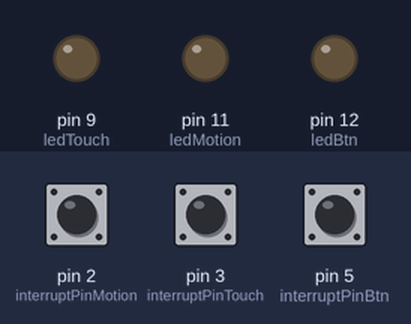
Recording of a sketch running on a simulated Arduino Uno, built with avr-gcc and run on an emulated ATmega328P. Shown: output pins drawn as LEDs (lit = HIGH). Inputs (shaded band) come from the test bench; at power-on: pin 2 (interruptPinMotion) LOW, pin 3 (interruptPinTouch) LOW, pin 5 (interruptPinBtn) LOW.

Above: at 1.2 s.
1.3 s: pin 2 (interruptPinMotion) pulled HIGH for 0.15 s
At 2.1 s:
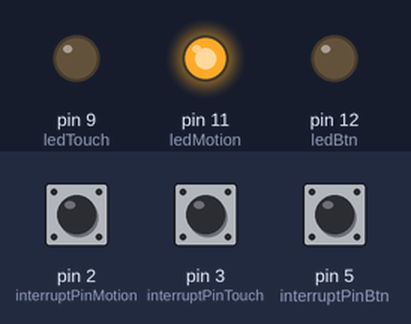
2.9 s: pin 3 (interruptPinTouch) pulled HIGH for 0.15 s
At 3.3 s:
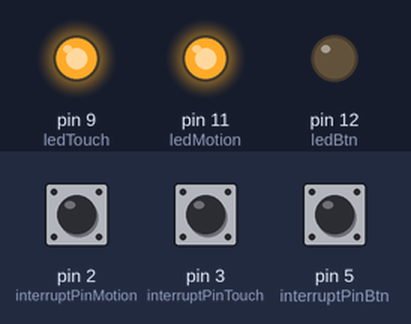
4.5 s: pin 5 (interruptPinBtn) pulled HIGH for 0.15 s
At 5.7 s:
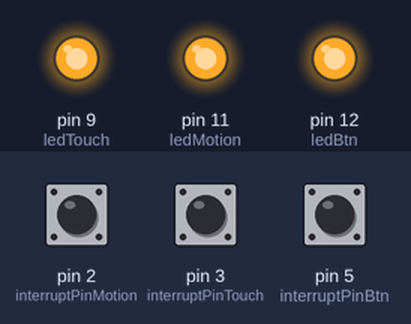
6.1 s: pin 2 (interruptPinMotion) pulled HIGH for 1 s
At 7.0 s:
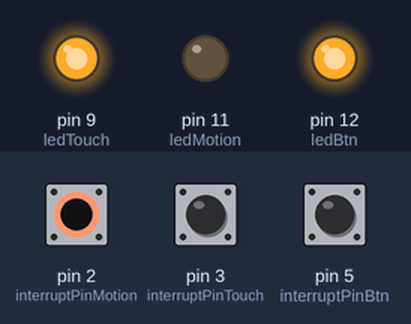
8.6 s: pin 3 (interruptPinTouch) pulled HIGH for 1 s
At 8.9 s:
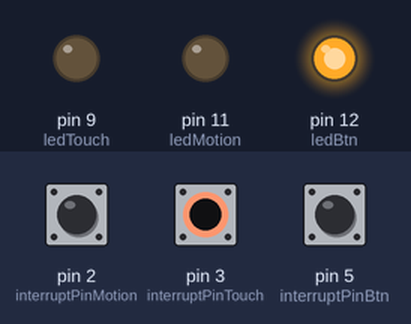
11.1 s: pin 2 (interruptPinMotion) pulled HIGH for 0.15 s
At 12.0 s:
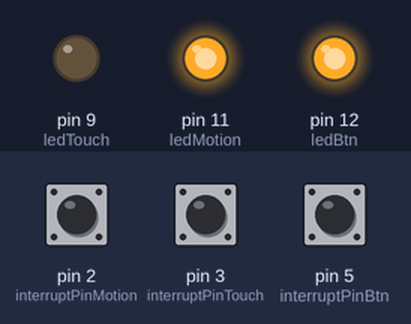
Timing chart, 0 to 13.7 s (numbered marks = the images above; inputs shaded):
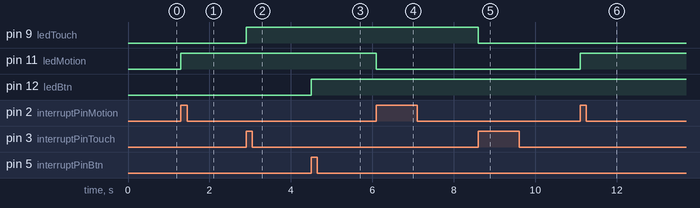

Measured:
- after the input at 1.3 s, pin 11 (ledMotion): LOW → HIGH at once
- after the input at 2.9 s, pin 9 (ledTouch): LOW → HIGH at once
- after the input at 4.5 s, pin 12 (ledBtn): LOW → HIGH at once
- after the input at 6.1 s, pin 11 (ledMotion): HIGH → LOW at once
- after the input at 8.6 s, pin 9 (ledTouch): HIGH → LOW at once
- after the input at 11.1 s, pin 11 (ledMotion): LOW → HIGH at once

The sketch:

resub_3.ino
```cpp
const byte ledBtn = 12;
const byte ledMotion = 11;
const byte ledTouch = 9;
const byte interruptPinMotion = 2;
const byte interruptPinTouch = 3;
const byte interruptPinBtn = 5;


volatile bool ledStateBtn = LOW;
volatile bool ledStateMotion = LOW;
volatile bool ledStateTouch = LOW;

void setup()
{
pinMode(ledBtn, OUTPUT);
pinMode(ledMotion, OUTPUT);
pinMode(ledTouch, OUTPUT);
pinMode(interruptPinMotion, INPUT);
pinMode(interruptPinTouch, INPUT);
pinMode(interruptPinBtn, INPUT);

// step 1 : turn interrupts on the port we use -> D
PCICR |= 0b00000100;

// step 2 : select pin D2, D3 and D5
PCMSK2 |= 0b00101100;

//Serial.begin(9600); // Starts the serial communication
}
void loop()
{

/*
Serial.print((String)"Rain: " + digitalRead(interruptPinRain));
Serial.println((String)" // Rain led: " + digitalRead(ledRain));
Serial.print((String)"Motion: " + digitalRead(interruptPinMotion));
Serial.println((String)" // Motion led: " + digitalRead(ledMotion));
delay(1000);
*/
}

ISR (PCINT2_vect)
{
// interrupt for port D
// check which port caused interruption:

// D2 ? motion Led?
if(digitalRead(interruptPinMotion) == HIGH)
{
// Pin D2 triggered the ISR when detecting rain and sending data value "1" to→ pin D2
ledStateMotion = !ledStateMotion;
// reflect that state in green led
digitalWrite(ledMotion, ledStateMotion);}


// D3 ? touch Led?
if(digitalRead(interruptPinTouch) == HIGH)
{
// Pin D3 triggered the ISR when detecting motion and sending data value "1" to→ pin D3
 ledStateTouch = !ledStateTouch;
 // reflect that state in green led
 digitalWrite(ledTouch, ledStateTouch);
}

 // D5 ? simple button Led?
if(digitalRead(interruptPinBtn) == HIGH)
{
// Pin D3 triggered the ISR when detecting motion and sending data value "1" to→ pin D3
 ledStateBtn = !ledStateBtn;
 // reflect that state in green led
 digitalWrite(ledBtn, ledStateBtn);
 }

 }
```
